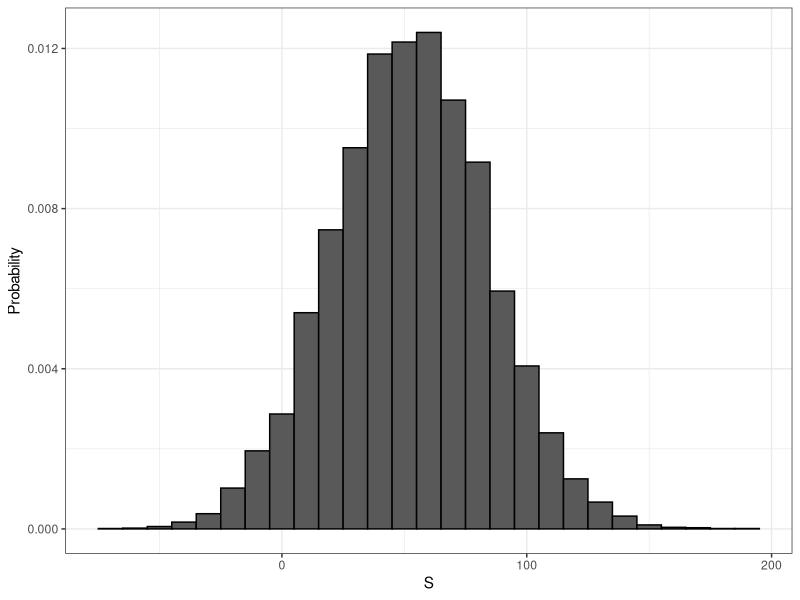
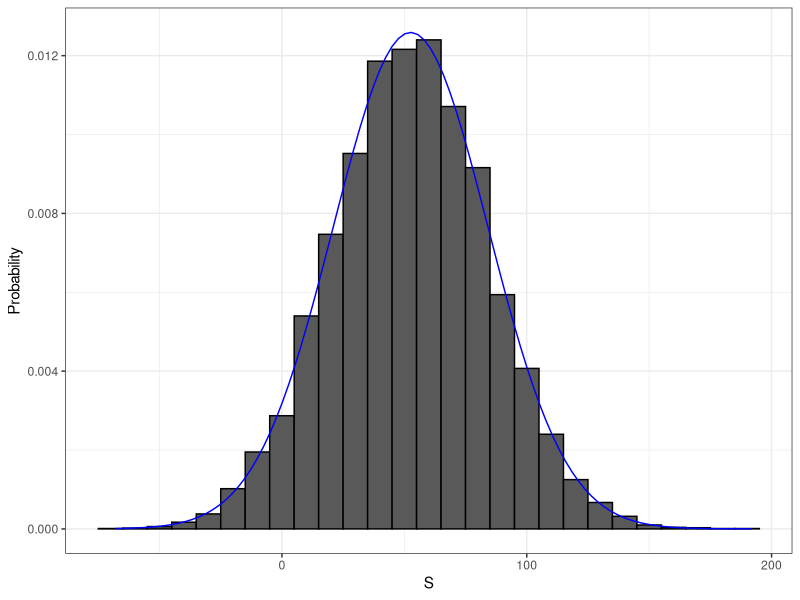

The R source for these figures, in order:
## ---- chunk 1
library(tidyverse)
library(dslabs)
ds_theme_set()
set.seed(1)
## ---- chunk 2
beads <- rep( c("red", "blue"), times = c(2,3))
X <- ifelse(sample(beads, 1) == "blue", 1, 0)
## ---- chunk 3
ifelse(sample(beads, 1) == "blue", 1, 0)
ifelse(sample(beads, 1) == "blue", 1, 0)
ifelse(sample(beads, 1) == "blue", 1, 0)
## ---- chunk 4
color <- rep(c("Black","Red","Green"), c(18,18,2))
## ---- chunk 5
n <- 10000
X <- sample(ifelse( color=="Red", -1, 1),  n, replace = TRUE)
X[1:10]
## ---- chunk 6
X <- sample(c(-1,1), n, replace = TRUE, prob=c(9/19, 10/19))
## ---- chunk 7
X <- sample(c(-1,1), n, replace = TRUE, prob=c(9/19, 10/19))
S <- sum(X)
S
## ---- chunk 8
n <- 1000
B <- 10000
roulette_winnings <- function(n){
  X <- sample(c(-1,1), n, replace = TRUE, prob=c(9/19, 10/19))
  sum(X)
}
S <- replicate(B, roulette_winnings(n))
## ---- chunk 9
data.frame(S) %>% ggplot(aes(S, ..density..)) + geom_histogram(color = "black", binwidth = 10)  + ylab("Probability")
## ---- chunk 10
mean(S<0)
## ---- chunk 11
mean(S)
sd(S)
## ---- chunk 12
s <- seq(min(S), max(S), length = 100)
normal_density <- data.frame(s = s, f=dnorm(s, mean(S), sd(S)))
data.frame(S=S) %>% ggplot(aes(S, ..density..)) +
  geom_histogram(color = "black", binwidth = 10)  +
  ylab("Probability") + 
  geom_line(data = normal_density, mapping=aes(s,f), color="blue")
## ---- chunk 13
pbinom(n/2, size = n, prob = 9/19)
## ---- chunk 14
pbinom(n/2-1, size = n, prob = 9/19)
## ---- chunk 15
B <- 10^6
X <- sample(c(-1,1), B, replace = TRUE, prob=c(9/19, 10/19))
mean(X)
## ---- chunk 16
2 * sqrt(90)/19
## ---- chunk 17
n <- 1000
sqrt(n) * 2 * sqrt(90)/19
## ---- chunk 18
n * (20-18)/38 
sqrt(n) * 2 * sqrt(90)/19 
## ---- chunk 19
mean(S)
sd(S)
## ---- chunk 20
mu <- n * (20-18)/38
se <-  sqrt(n) * 2 * sqrt(90)/19 
pnorm(0, mu, se)
## ---- chunk 21
mean(S < 0)
## ---- chunk 22
library(dslabs)
x <- heights$height
m <- mean(x)
s <- sqrt(mean((x-m)^2))
## ---- chunk 23
identical(s,sd(x))
s-sd(x)
## ---- chunk 24
N <- length(x)
s-sd(x)*sqrt((N-1)/N)
## ---- chunk 25
    X <- sample(c(1,-1), 1, prob = c(9/19, 10/19))
